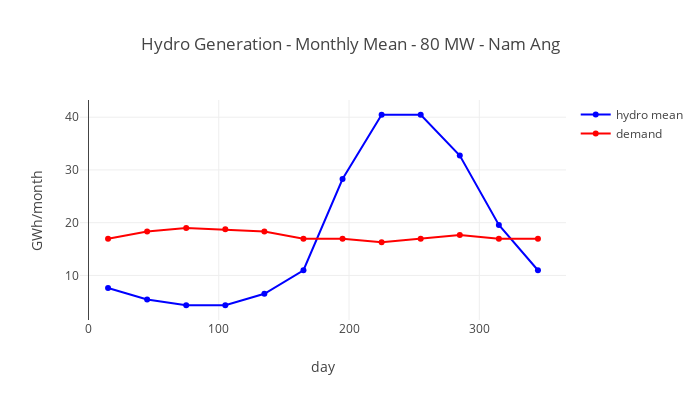

Notebook source saved alongside this figure:
### Code cell
# hydroelectric generation

# define reference monthly electricity demand curve
demand_target = 24  #MW
demand_monthly_energy = adjust_demand_monthly_energy(demand, demand_target)  #GWh/month
print('Reference mean monthly demand: '+str(round(mean(demand_monthly_energy.mean()),1))+' GWh/month'); print('')

# required storage to flatten hydro generation over wet and dry seasons
# calculate monthly diff between demand and hdyro generation
hydro_demand_diff = hydro_mean_monthly - demand_monthly_energy
print('Yearly balance of hydro energy minus demand: '+str(round(hydro_demand_diff.sum(),1))+' GWh/year') 

def energy_storage (demand_diff):
    storage = {'fill':[], 'deplete':[]}
    for i in demand_diff:
        if i > 0:
            storage['fill'].append(i)
        else:
            storage['deplete'].append(i)
    #print(storage)
    print('Yearly filling '+str(round(sum(storage['fill'])+1))+' GWh')
    print('Yearly depletion: '+str(round(sum(storage['deplete']),+1))+' GWh') 
    # Volume = Energy * 3600 s/h / (h * 9.805 * eff /10^6)  #Energy in GWh, Volume in m3
    resv_storage = sum(storage['fill']) * 3600 / (head_net * 9.805 * 0.9 /10**6)  #m3
    print('Required reservior storage: '+str(round(resv_storage/10**6,1))+' mil m3'); print('')

energy_storage(hydro_demand_diff)

# plot results 
trace1 = go.Scatter(
        y= hydro_mean_monthly,
        x=arange(15, 380, 30),
        line=dict(color = 'blue'),    
        name= 'hydro mean',
        )

trace2 = go.Scatter(
        y= demand_monthly_energy,
        x=arange(15, 380, 30),
        line=dict(color = 'red'),    
        name= 'demand',
        )

layout=go.Layout(title="Hydro Generation - Monthly Mean - "+str(solar_installed)+" MW - "+project, 
                 xaxis={'title':'day'},
                 yaxis={'title':'GWh/month'},
                 width=700,
                 height=400,
                )

figure=go.Figure(data=[trace1, trace2],layout=layout)

print('Mean monthly discharge = '+str(round(discharge_mean.mean(),1))+' m3/s')
print('Mean hydro energy production monthly= '+str(round(hydro_mean_monthly.mean(),1))+' GWh')
print('Standard deviation of mean energy production monthly = '+str(round(hydro_mean_monthly.std(),1))+' m3/s')
print('Coeff of variation of mean energy production monthly = '+str(round(variation(hydro_mean_monthly),3)))

plotly.iplot(figure)

### Figure 1 — Plotly figure (JSON) as saved in the notebook; plotly's stock layout.template omitted (floating-point values rounded to 4 significant figures)
{"data": [{"line": {"color": "blue"}, "name": "hydro mean", "type": "scatter", "x": [15, 45, 75, 105, 135, 165, 195, 225, 255, 285, 315, 345, 375], "y": [7.614, 5.439, 4.351, 4.351, 6.526, 10.99, 28.28, 40.46, 40.46, 32.74, 19.58, 10.99]}, {"line": {"color": "red"}, "name": "demand", "type": "scatter", "x": [15, 45, 75, 105, 135, 165, 195, 225, 255, 285, 315, 345, 375], "y": [16.98, 18.33, 19.01, 18.74, 18.33, 16.98, 16.98, 16.3, 16.98, 17.66, 16.98, 16.98]}], "layout": {"height": 400, "title": "Hydro Generation - Monthly Mean - 80 MW - Nam Ang", "width": 700, "xaxis": {"title": "day"}, "yaxis": {"title": "GWh/month"}}}
